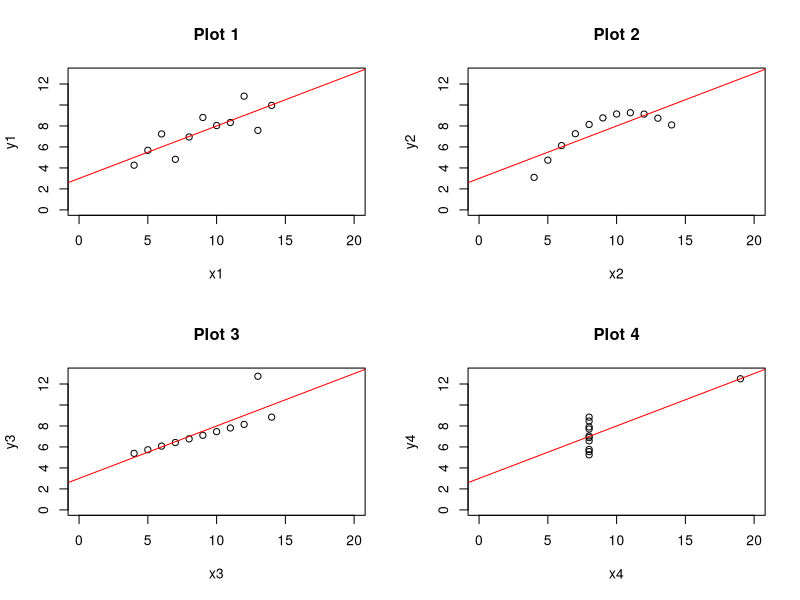
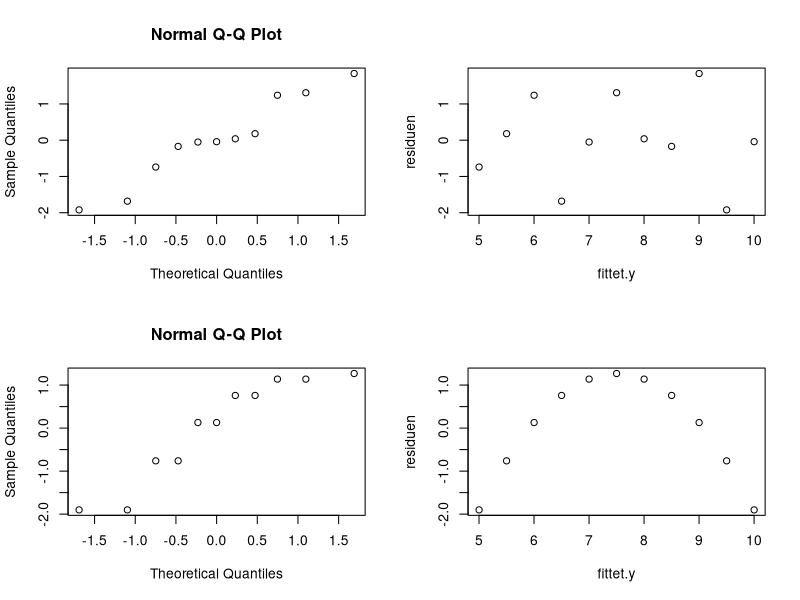
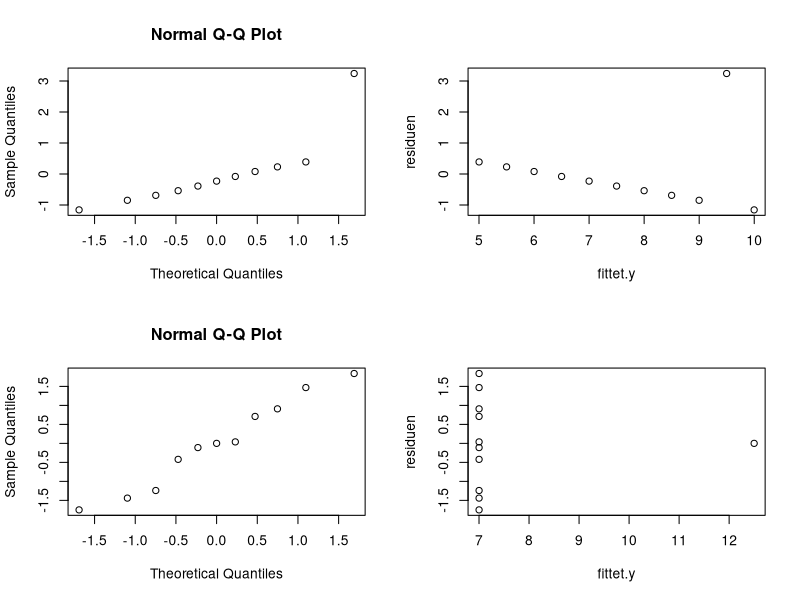

Recreate these plots in R, in order. (Note: this script raises an error after producing the figures.)
## ---- chunk 1
knitr::opts_chunk$set(error=TRUE,        # Keep compiling upon error
                      collapse=TRUE,     # collapse by default
                      echo=TRUE,         # echo code by default
                      comment = "#>",    # change comment character
                      fig.width = 7,     # set figure width
                      out.width = "100%", # set width of displayed images
                      warning=TRUE,      # show R warnings
                      message=FALSE)     # show R messages
## ---- chunk 2
reg1 <- read.csv(file="Reg1.csv", header=TRUE, sep=",")
reg2 <- read.csv(file="Reg2.csv", header=TRUE, sep=",")
reg3 <- read.csv(file="Reg3.csv", header=TRUE, sep=",")
reg4 <- read.csv(file="Reg4.csv", header=TRUE, sep=",")
## ---- chunk 3
calculate_a <- function(x,y){
  
  mean_x <- mean(x)
  mean_y <- mean(y)
  sd_x <- sd(x)
  sd_y <- sd(y)
  cor_x <- cor(x, y, use = "everything",
        method = "pearson")
  return <- c(mean_x, mean_y, sd_x, sd_y, cor_x)
}

df1 <- data.frame(matrix(ncol = 5, nrow = 0))

df1 <- rbind(df1, calculate_a(reg1$x1, reg1$y1))
df1 <- rbind(df1, calculate_a(reg2$x2, reg2$y2))
df1 <- rbind(df1, calculate_a(reg3$x3, reg3$y3))
df1 <- rbind(df1, calculate_a(reg4$x4, reg4$y4))

colnames(df1) <- c("mean_x", "mean_y", "sd_x", "sd_y", "cor_xy")

print(df1)
## ---- chunk 4
lm1 <- lm(reg1$y1~reg1$x1)
reg1_line <- function(x){0.5001*x + 3.0001}
lm2 <- lm(reg2$y2~reg2$x2)
reg2_line <- function(x){0.500*x + 3.001}
lm3 <- lm(reg3$y3~reg3$x3)
reg3_line <- function(x){0.4997*x + 3.0025}
lm4 <- lm(reg4$y4~reg4$x4)
reg4_line <- function(x){0.4999*x + 3.0017}
## ---- chunk 5
plot.regression <- function(data, model, header, x, y){
  plot(data, xlim=x, ylim=y, main=header)
  abline(model, col = "red")
}
## ---- chunk 6
par(mfrow=c(2,2))
plot.regression(reg1, lm(reg1$y1~reg1$x1), "Plot 1", range(0,20), range(0,13))
plot.regression(reg2, lm(reg2$y2~reg2$x2), "Plot 2", range(0,20), range(0,13))
plot.regression(reg3, lm(reg3$y3~reg3$x3), "Plot 3", range(0,20), range(0,13))
plot.regression(reg4, lm(reg4$y4~reg4$x4), "Plot 4", range(0,20), range(0,13))
## ---- chunk 7
#reg1_line <- function(x){0.5001*x + 3.0001}
#reg2_line <- function(x){0.500*x + 3.001}
#reg3_line <- function(x){0.4997*x + 3.0025}
#reg4_line <- function(x){0.4999*x + 3.0017}

get.residuen <- function(a, b, data){
  return(data[,2] - (data[,1]*a + b))
}

analyse.residuen <- function(a,b, data){
  residuen = get.residuen(a, b, data)
  print(mean(residuen))
  qqnorm(residuen)
  fittet.y <- a*data[,1] + b
  print(fittet.y)
  plot(fittet.y, residuen)
}

analyse.residuen(0.5001, 3.0001, reg1)
analyse.residuen(0.500, 3.001, reg2)
analyse.residuen(0.4997, 3.0025, reg3)
analyse.residuen(0.4999, 3.0017, reg4)

#or just: plot(lm<i>)
## ---- chunk 8
data2019 <- read.csv(file="UmfrageBis2019.csv", header=TRUE, sep=";")
table_abs <- structable(data2019$Geschlecht ~ data2019$Fussballfan)
table_abs
table_rel <- prop.table(table_abs)
table_rel
mosaicplot(table_abs, xlab = "Fußballfan", ylab = "Geschlecht", main= "Mosaic: Geschlecht~Fussballfan")
## ---- chunk 9
abs_table2 <- structable(data2019$Geschlecht ~ data2019$Musikalitaet)
abs_table2
rel_table2 <- prop.table(abs_table)
rel_table2
mosaicplot(abs_table2, xlab = "Musikalitaet", ylab = "Geschlecht", off = 5, main = "Mosaic: Geschlecht~ Musiaklitaet")
## ---- chunk 10
abs_table3 <- table(data2019$Haarfarbe, data2019$Musikalitaet)
abs_table3
rel_table3 <- prop.table(abs_table)
rel_table3
mosaicplot(abs_table3, xlab = "Haarfarbe", ylab = "Musikalitaet", off = 25, main = "Mosaic: Musikalitaet ~ Haarfarbe")
